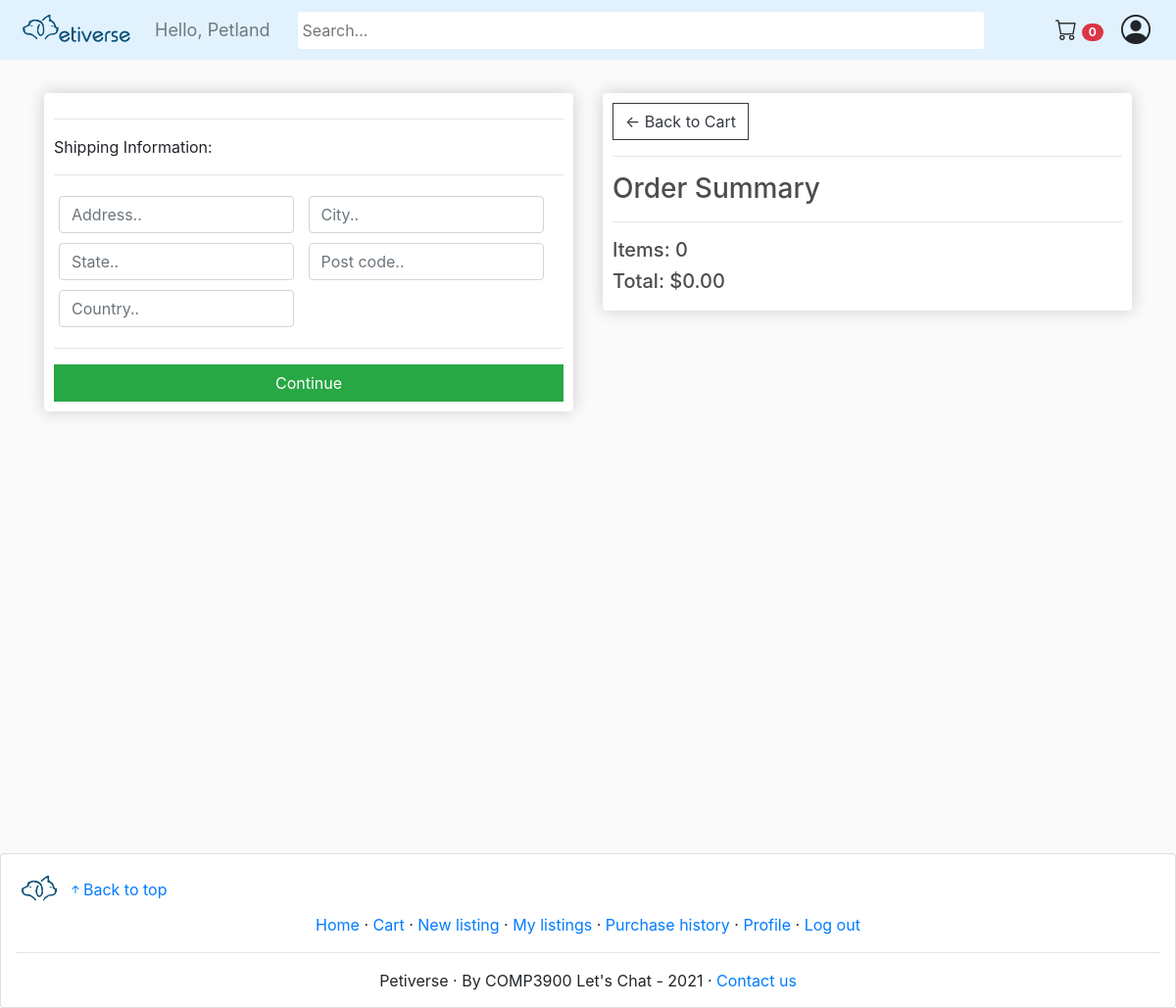
The app's page /checkout/ (signed in), older data.
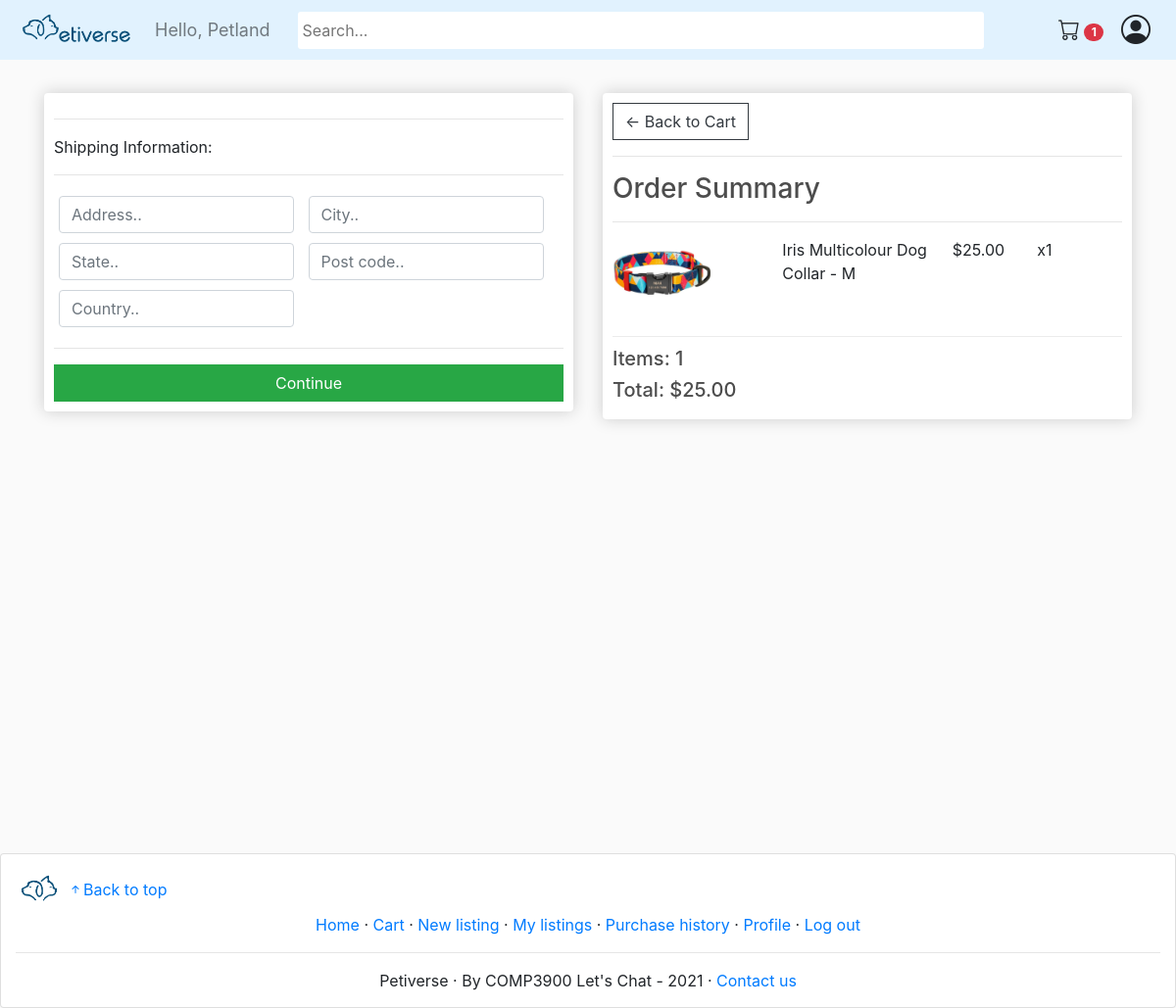
The same page, newer data.
### store/models.py (models this page shows, shortened)
class Order(models.Model):
	customer = models.ForeignKey(Customer, on_delete=models.SET_NULL, null=True, blank=True)
	date_ordered = models.DateTimeField(editable=False, blank=True, null=True)
	complete = models.BooleanField(default=False)
	transaction_id = models.CharField(max_length=100, null=True)
	@property
	def get_cart_total(self):
		orderitems = self.orderitem_set.all()
		total = sum([item.get_total for item in orderitems])
		return total
	@property
	def get_cart_items(self):
		orderitems = self.orderitem_set.all()
		total = sum([item.quantity for item in orderitems])
		return total

class OrderItem(models.Model):
    product = models.ForeignKey(Product, on_delete=models.SET_NULL, null=True)
    order = models.ForeignKey(Order, on_delete=models.SET_NULL, null=True)
    quantity = models.IntegerField(default=0, null=True, blank=True)
    date_added = models.DateTimeField(auto_now_add=True)
    @property
    def get_total(self):
        if self.product.selling_type == "sale":
            total = self.product.price * self.quantity
        else:
            total = self.product.starting_bid
        return total

class Product(models.Model):
    name = models.CharField(max_length=200)
    selling_type = models.CharField(max_length=10, choices=SELLING_CHOICES, default='sale')
    price = models.DecimalField(max_digits=30, decimal_places=2)
    starting_bid = models.DecimalField(max_digits=30, decimal_places=2, default=0)
    end_date = models.DateTimeField(default=timezone.now, blank=True, null=True)
    highest_bidder = models.ForeignKey(Customer, on_delete=models.CASCADE, null=True, blank=True, related_name='highest_bidder')
    remaining_unit = models.IntegerField()
    sold_unit = models.IntegerField(default=0)
    isAnimal = models.BooleanField(default=False,null=True, blank=True)
    description = models.TextField(max_length=1000)
    image = models.ImageField(null=True, blank=True)
    warranty = models.CharField(max_length=200, null=True)
    delivery_period = models.DurationField()
    seller = models.ForeignKey(Customer, on_delete=models.CASCADE, null=True, blank=True)
    tags = TaggableManager()
    estimated_date = models.DateTimeField(editable=False, blank=True, null=True)
    slug_str = models.SlugField(blank=True)
    is_active = models.BooleanField(default=True)
    imageUri = models.TextField(blank=True)
    @property
    def imageURL(self):
        try:
            url = self.image.url
        except:
            url = no_image_url
        return url

### store/views.py (the view)
# urls.py: path('checkout/', views.checkout, name="checkout"),
def checkout(request):
    if request.user.is_authenticated:
        customer = request.user.customer
        order, created = Order.objects.get_or_create(customer=customer, complete=False)
        items = order.orderitem_set.all()
        cartItems = order.get_cart_items
    else:
        items = []
        order = {'get_cart_total':0, 'get_cart_items':0}
        cartItems = order.get('get_cart_items')
    context = {'items':items, 'order':order, 'cartItems':cartItems}
    return render(request, 'store/checkout.html', context)

### store/templates/store/checkout.html (shortened to what this page needs)
{% extends 'store/main.html' %}
{% load static %}
{% block content %}
     <div class="row">
		<div class="col-lg-6">
			<div class="box-element" id="form-wrapper">
				<form id="form">
					<div id="shipping-info">
						<hr>
						<p>Shipping Information:</p>
						<hr>
						<div class="form-field">
							<input required class="form-control" type="text" name="address" placeholder="Address..">
						</div>
						<div class="form-field">
							<input required class="form-control" type="text" name="city" placeholder="City..">
						</div>
						<div class="form-field">
							<input required class="form-control" type="text" name="state" placeholder="State..">
						</div>
						<div class="form-field">
							<input required class="form-control" type="text" name="postcode" placeholder="Post code..">
						</div>
						<div class="form-field">
							<input required class="form-control" type="text" name="country" placeholder="Country..">
						</div>
					</div>
					<hr>
					<input id="form-button" class="btn btn-success btn-block" type="submit" value="Continue">
				</form>
			</div>
			<br>
		</div>
		<div class="col-lg-6">
			<div class="box-element">
				<a  class="btn btn-outline-dark" href="{% url 'cart' %}">&#x2190; Back to Cart</a>
				<hr>
				<h3>Order Summary</h3>
				<hr>
				{% for item in items %}
				<div class="cart-row">
					<div style="flex:2"><img class="row-image" src="{{item.product.imageURL}}"></div>
					<div style="flex:2"><p>{{item.product.name}}</p></div>
					<div style="flex:1"><p>${{item.product.price|floatformat:2}}</p></div>
					<div style="flex:1"><p>x{{item.quantity}}</p></div>
				</div>
				{% endfor %}
				<h5>Items:   {{order.get_cart_items}}</h5>
				<h5>Total:   ${{order.get_cart_total|floatformat:2}}</h5>
			</div>
		</div>
	</div>
{% endblock content %}

### store/templates/store/main.html (shortened to what this page needs)
<!DOCTYPE html>
{% load static %}
{% load i18n %}
<html>
<head>
	<link rel="stylesheet" href="https://stackpath.bootstrapcdn.com/bootstrap/4.4.1/css/bootstrap.min.css">
	<link rel="stylesheet" type="text/css" href="{% static 'css/main.css' %}">
</head>
<body>
	<nav class="navbar sticky-top navbar-expand-lg navbar-light bg-light">
		<a class="navbar-brand" href="{% url 'store' %}">
			<img class="brand-img" src="{% static 'images/logo_text_transparent.png' %}">
		</a>
		<div class="navbar-collapse collapse w-100 order-0 order-md-0 dual-collapse2">
			<ul class="navbar-nav mr-auto">
				<li class="nav-item active">
				  {% if request.user.is_authenticated %}
					  <span class="hello-msg navbar-text">Hello, {{request.user.customer.nickname}}</span>
				  {% endif %}
				</li>
			  </ul>
		</div>
		<div class="mx-auto order-1">
	        <form action="{% url 'search_result' %}" method="get">
	        	<input class="search_bar"  name = "q" type="text" placeholder="Search...", style="border-radius:3px !important; border:none; min-height:38px !important; padding-left:5px;">
	        </form>
		</div>
		<div class="navbar-collapse collapse w-100 order-2 dual-collapse2">
			<ul class="navbar-nav ml-auto">
				{% if request.user.is_authenticated %}
				<li class="nav-item">
					<a class="btn" href="{% url 'cart' %}"><i class="bi-cart" style="font-size:22px;"></i> <span class="badge badge-pill badge-danger">{{cartItems}}</span></a>
				</li>
				{% endif %}
			</ul>
			{% if request.user.is_authenticated %}
				<div class="dropdown">
					<i class="bi-person-circle" id="user-icon" onclick="toggleDropdown()" ></i>
				</div>
			{% endif %}
		</div>
	</nav>
     <div class="container">
            <br>
            {% block content %}
            {% endblock content %}
         </div>
	<footer class="card">
		<div>
			<a class="footer-logo-link" href="{% url 'store' %}">
				<img class="brand-img" src="{% static 'images/logo_no_text_transparent.png' %}">
			</a>
			<a href="#" style="display:inline;"><i class="bi-arrow-up-short"></i>Back to top</a>
		</div>
		<div>
			<div style="text-align:center;">
				<a href="/">Home</a>
				&middot;
				{% if request.user.is_authenticated %}
					<a href="{% url 'cart' %}">Cart</a>
					&middot;
					<a href="{% url 'new_product' %}">New listing</a>
					&middot;
					<a href="{% url 'my_listings' %}">My listings</a>
					&middot;
					<a href="{% url 'purchase_history' %}">Purchase history</a>
					&middot;
					<a href="{% url 'user_profile' request.user.customer.slug_str %}">Profile</a>
					&middot;
					<a href="{% url 'logout' %}">Log out</a>
				{% else %}
					<a href="{% url 'login' %}">Log in</a>
					&middot;
					<a href="{% url 'signup' %}">Sign up</a>
				{% endif %}
			</div>
		</div>
		<hr>
		<div style="text-align:center;">
			Petiverse
			&middot;
			By COMP3900 Let's Chat - 2021
			&middot;
			<a href="mailto:unswcomp3900@gmail.com">Contact us</a>
		</div>
	</footer>
</body>
</html>

Row changes from the older to the newer data that the page shows:
added OrderItem: product.imageURL (picture), product.name "Iris Multicolour Dog Collar - M", product.price "25.00", quantity "1"
computed for Order: get_cart_items "0" → "1"; get_cart_total "0.00" → "25.00"
Text that changed along with them:
{{ cartItems }}: "0" → "1"
